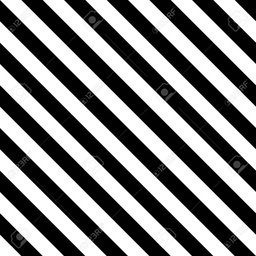
#> input picture sample/stripe.jpg, 256 x 256 px, shrunk from 1300 x 1300 before the run; its folder holds only this picture in this run
$ python -i edge_real.py   (imports and definitions only)   (older library calls are emulated)
#> lines starting #> are read from the running program, lines starting #| are printed output that depends on the picture
import os
import numpy as np
import cv2
from scipy.interpolate import RectBivariateSpline
from skimage.filters import apply_hysteresis_threshold
import imagehelper
import matplotlib.pyplot as plt
from skimage.restoration import denoise_tv_chambolle


def get_patch_at(pixel_grid, i, j, size):
    x_length, y_length = pixel_grid.shape
    half_size = int(size / 2)
    start_x: int = max(0, i - half_size)
    end_x: int = min(x_length, i + half_size + 1)
    start_y: int = max(0, j - half_size)
    end_y: int = min(y_length, j + half_size + 1)
    pad_start_x: int = max(0, -(i - half_size))
    pad_end_x: int = max(0, (i + half_size + 1) - x_length)
    pad_start_y: int = max(0, -(j - half_size))
    pad_end_y: int = max(0, (j + half_size + 1) - y_length)
    pad_value = ((pad_start_x, pad_end_x), (pad_start_y, pad_end_y))
    sliced = pixel_grid[start_x:end_x, start_y:end_y]
    if pad_start_x == 0 and pad_end_x == 0 and pad_start_y == 0 and pad_end_y == 0:
        return sliced
    else:
        return np.pad(sliced, pad_value, 'edge')


def get_cov(x, y, patch_size):
    x_avg = np.average(x)
    y_avg = np.average(y)
    sum = np.multiply(x - x_avg, y - y_avg)
    return np.sum(sum) / patch_size * patch_size


def treat_edge(img_path, sobel_patch_size = 25, gradient_path_size = 25):
#> called with img_path = 'sample/stripe.jpg', sobel_patch_size = 3, gradient_path_size = 5
    I = cv2.cvtColor(cv2.imread(img_path), cv2.COLOR_BGR2GRAY)
    I = I / 255
    Gx = cv2.Sobel(I, cv2.CV_64F, 1, 0, ksize=sobel_patch_size)
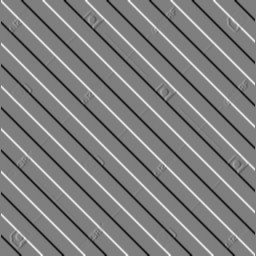
#> Gx: shape (256, 256) float64; min -3.43, max 3.45, mean 2.67e-05; drawn with min black and max white
    Gy = cv2.Sobel(I, cv2.CV_64F, 0, 1, ksize=sobel_patch_size)
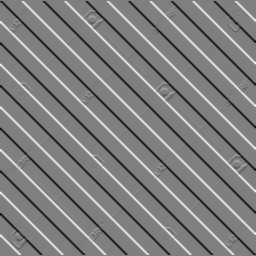
#> Gy: shape (256, 256) float64; min -3.49, max 3.48, mean -2.98e-05; drawn with min black and max white
    G = np.sqrt(Gx * Gx + Gy * Gy)
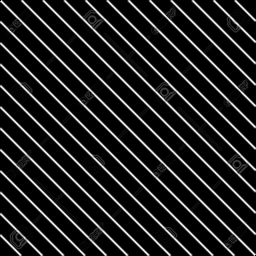
#> G: shape (256, 256) float64; min 0, max 4.23, mean 0.546; drawn with min black and max white

    w, h = I.shape
#> w = 256; h = 256
    edge = np.zeros((w, h))

    for i in range(0, w):
        for j in range(0, h):
            g_patch = get_patch_at(G, i, j, gradient_path_size)
            edge[i, j] = np.max(g_patch) - np.min(g_patch)
#> this loop made 256 passes
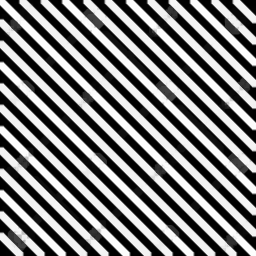
#> edge: shape (256, 256) float64; min 0, max 4.22, mean 2.07; drawn with min black and max white
    return edge


def treat_edge_with_multple_window(img_path):
    I = cv2.cvtColor(cv2.imread(img_path), cv2.COLOR_BGR2GRAY)
    sum = np.zeros(I.shape)
    for patch_size in range(5, 11, 2):
        print(patch_size)
        sum += treat_edge(img_path, 3, patch_size)
    #average = sum / np.sum(sum)
    tv_denoised = denoise_tv_chambolle(sum, weight=10)
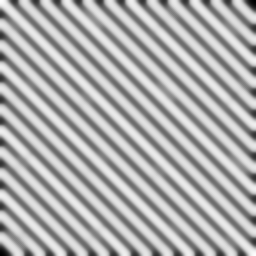
#> tv_denoised: shape (256, 256) float64; min 0.136, max 12.29, mean 8.43; drawn with min black and max white
    return tv_denoised

>>> result = treat_edge_with_multple_window('sample/stripe.jpg')
